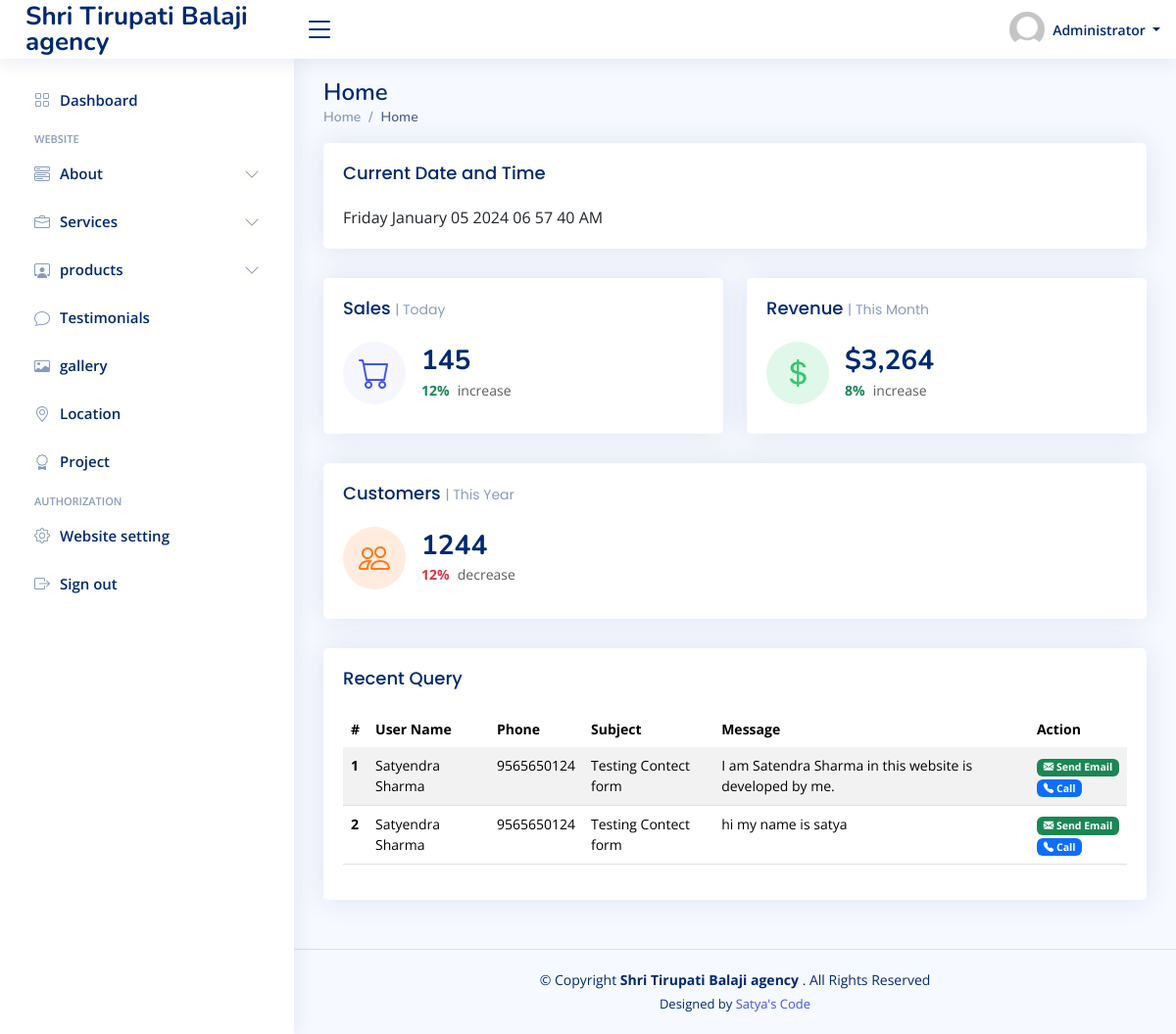
Page /Admin/index.php (signed in) on the committed database.
### tables this page shows
CREATE TABLE `contact` (
  `id` int(11) NOT NULL,
  `name` varchar(255) NOT NULL,
  `phone` varchar(255) NOT NULL,
  `email` varchar(255) NOT NULL,
  `subject` varchar(255) NOT NULL,
  `text` text NOT NULL,
  `date` datetime NOT NULL DEFAULT current_timestamp()
);

### Admin/home.php (the view, shortened to what this page needs)
<div class="row">
    <div class="col-md-12">
        <div class="card">
            <div class="card-body">
                <h5 class="card-title">Current Date and Time</h5>
                <p id="clock" class="card-text"></p>
            </div>
        </div>
    </div>
    <div class="col-xxl-4 col-md-6">
        <div class="card info-card sales-card">
            <div class="card-body">
                <h5 class="card-title">Sales <span>| Today</span></h5>
                <div class="d-flex align-items-center">
                    <div class="card-icon rounded-circle d-flex align-items-center justify-content-center">
                        <i class="bi bi-cart"></i>
                    </div>
                    <div class="ps-3">
                        <h6>145</h6>
                        <span class="text-success small pt-1 fw-bold">12%</span> <span
                            class="text-muted small pt-2 ps-1">increase</span>
                    </div>
                </div>
            </div>
        </div>
    </div>
    <div class="col-xxl-4 col-md-6">
        <div class="card info-card revenue-card">
            <div class="card-body">
                <h5 class="card-title">Revenue <span>| This Month</span></h5>
                <div class="d-flex align-items-center">
                    <div class="card-icon rounded-circle d-flex align-items-center justify-content-center">
                        <i class="bi bi-currency-dollar"></i>
                    </div>
                    <div class="ps-3">
                        <h6>$3,264</h6>
                        <span class="text-success small pt-1 fw-bold">8%</span> <span
                            class="text-muted small pt-2 ps-1">increase</span>
                    </div>
                </div>
            </div>
        </div>
    </div>
    <div class="col-xxl-4 col-xl-12">
        <div class="card info-card customers-card">
            <div class="card-body">
                <h5 class="card-title">Customers <span>| This Year</span></h5>
                <div class="d-flex align-items-center">
                    <div class="card-icon rounded-circle d-flex align-items-center justify-content-center">
                        <i class="bi bi-people"></i>
                    </div>
                    <div class="ps-3">
                        <h6>1244</h6>
                        <span class="text-danger small pt-1 fw-bold">12%</span> <span
                            class="text-muted small pt-2 ps-1">decrease</span>
                    </div>
                </div>
            </div>
        </div>
    </div>
    <div class="col-12">
        <div class="card recent-sales overflow-auto">
            <div class="card-body">
                <h5 class="card-title">Recent Query</h5>
                <table class="table table-striped datatable">
                    <thead>
                        <tr>
                            <th scope="col">#</th>
                            <th scope="col">User Name</th>
                            <th scope="col">Phone</th>
                            <th scope="col">Subject</th>
                            <th scope="col">Message</th>
                            <th scope="col">Action</th>
                        </tr>
                    </thead>
                    <tbody>
                        <?php
                        $i = 1;
                        $qry = $conn->query("SELECT * FROM `contact` ORDER BY `contact`.`id` ASC");
                        while ($row = $qry->fetch_assoc()) {
                            ?>
                            <tr>
                                <th scope="row">
                                    <?= $i++ ?>
                                </th>
                                <td>
                                    <?php echo ucwords($row['name']) ?>
                                </td>
                                <td>
                                    <?= $row['phone'] ?>
                                </td>
                                <td>
                                    <?= $row['subject'] ?>
                                </td>
                                <td>
                                    <?= $row['text'] ?>
                                </td>
                                <td>
                                    <a class="badge bg-success" href="mailto: <?= $row['email'] ?>">
                                        <i class="bi bi-envelope-fill"></i> Send Email
                                    </a>
                                    <br>
                                    <a class="badge bg-primary" href="tel: <?= $row['phone'] ?>"><i
                                            class="bi bi-telephone-fill"></i> Call</a>
                                </td>
                            </tr>
                            <?php
                        }
                        ?>
                    </tbody>
                </table>
            </div>
        </div>
    </div>
</div>

### Admin/assets/css/style.css (style rules this page uses)
:root { scroll-behavior: smooth; }
body { font-family: "Open Sans", sans-serif; background: #f6f9ff; color: #444444; }
a { color: #4154f1; text-decoration: none; }
h1, h2, h3, h4, h5, h6 { font-family: "Nunito", sans-serif; }
.card { margin-bottom: 30px; border: none; border-radius: 5px; box-shadow: 0px 0 30px rgba(1, 41, 112, 0.1); }
.card-title { padding: 20px 0 15px 0; font-size: 18px; font-weight: 500; color: #012970; font-family: "Poppins", sans-serif; }
.card-title span { color: #899bbd; font-size: 14px; font-weight: 400; }
.card-body { padding: 0 20px 20px 20px; }
.dashboard .info-card { padding-bottom: 10px; }
.dashboard .info-card h6 { font-size: 28px; color: #012970; font-weight: 700; margin: 0; padding: 0; }
.dashboard .card-icon { font-size: 32px; line-height: 0; width: 64px; height: 64px; flex-shrink: 0; flex-grow: 0; }
.dashboard .sales-card .card-icon { color: #4154f1; background: #f6f6fe; }
.dashboard .revenue-card .card-icon { color: #2eca6a; background: #e0f8e9; }
.dashboard .customers-card .card-icon { color: #ff771d; background: #ffecdf; }
.dashboard .recent-sales { font-size: 14px; }
.dashboard .recent-sales .table thead { background: #f6f6fe; }
.dashboard .recent-sales .table thead th { border: 0; }

### rows in the picture
contact: name "Satyendra Sharma", phone "9565650124", subject "Testing Contect form", text "I am Satendra Sharma in this website is developed by me."
contact: name "Satyendra Sharma", phone "9565650124", subject "Testing Contect form", text "hi my name is satya"

### other values in the picture
$_SESSION['website_info']['website_name'] "Shri Tirupati Balaji agency"
$_SESSION['loggedin_user'] "Administrator"
$title "Home"
